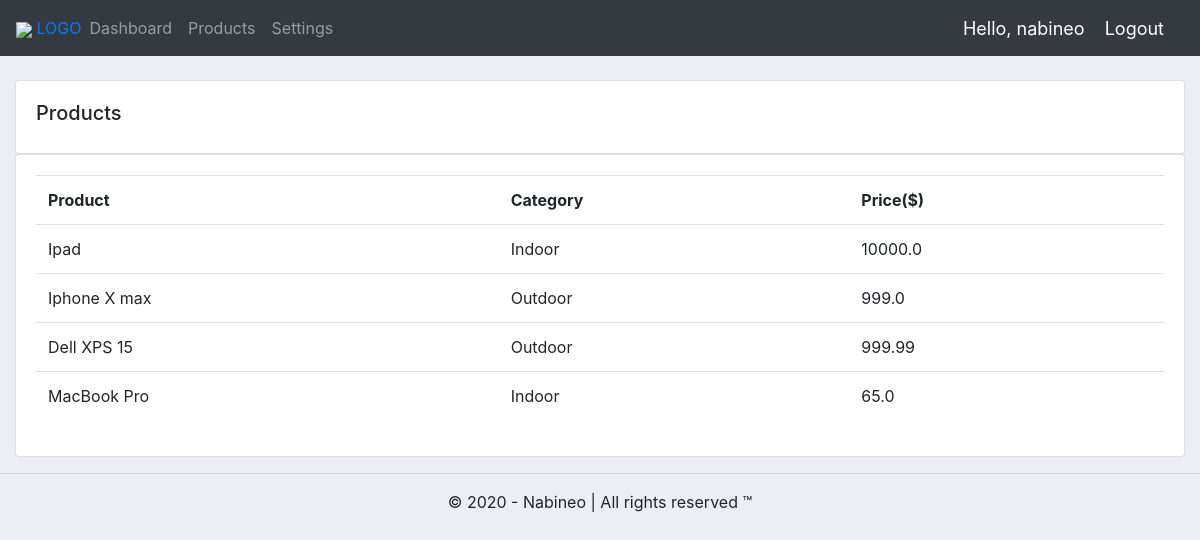
Screenshot of /products/ (signed in) with the database file from the repository.
### accounts/models.py (models this page shows, shortened)
class Product(models.Model):
    CATEGORY = (
        ('Indoor', 'Indoor'),
        ('Outdoor', 'Outdoor')
    )
    name = models.CharField(max_length=200, null=True)
    price = models.FloatField(null=True)
    category = models.CharField(max_length=200, null=True, choices=CATEGORY)
    description = models.CharField(max_length=200, null=True, blank=True)
    date_created = models.DateTimeField(auto_now_add=True, null=True)
    tags = models.ManyToManyField(Tag)

### accounts/decorators.py (the view)
        def wrapper_func(request, *args, **kwargs):
            group = None
            if request.user.groups.exists():
                group = request.user.groups.all()[0].name
            if group in allowed_roles:
                return view_func(request, *args, **kwargs)
            else:
                return HttpResponse("You are not authorized to view this page")

### accounts/views.py (called while the page is built)
@login_required(login_url='login')
@allowed_users(allowed_roles=['admin'])
def products(request):
    products = Product.objects.all()
    return render(request, 'accounts/products.html', {'products': products})

### accounts/templates/accounts/products.html (shortened to what this page needs)
{% extends 'accounts/index.html' %}
{% block content %}
<br>
<div class="row">
    <div class="col-md">
        <div class="card card-body">
            <h5>Products</h5>
        </div>
        <div class="card card-body">
            <table class="table">
                <tr>
                    <th>Product</th>
                    <th>Category</th>
                    <th>Price($)</th>
                </tr>
                {% for product in products %}
                <tr>
                    <td>{{ product.name }}</td>
                    <td>{{ product.category }}</td>
                    <td>{{ product.price }}</td>
                </tr>
                {% endfor %}
            </table>
        </div>
    </div>
</div>
{% endblock content %}

### accounts/templates/accounts/navbar.html (shortened to what this page needs)
{% load static %}
<nav class="navbar navbar-expand-lg navbar-dark bg-dark">
  <a href="/"><img src="{% static 'images/llogo.png' %}"> LOGO </a>
  <div class="collapse navbar-collapse" id="navbarNav">
    <ul class="navbar-nav">
      {% if request.user.is_staff %}
      <a class="nav-link" href="{% url 'home' %}">Dashboard</a>
      <li class="nav-item">
        <a class="nav-link" href="{% url 'products' %}">Products</a>
      </li>
      {% endif %}
      <li class="nav-item">
        <a class="nav-link" href="{% url 'account' %}">Settings</a>
      </li>
    </ul>
  </div>
  <span class="hello-msg">Hello, {{request.user}}</span>
  <span><a class="hello-msg" href="logout">Logout</a></span>
</nav>

### static/css/main.css (style rules this page uses)
body { background-color: #ebeff5; }

### accounts/templates/accounts/navbar.html (style rules this page uses)
.hello-msg { font-size: 18px; color: white; margin-right: 20px; }

### rows the page displays
Product: name "Ipad", category "Indoor", price "10000.0"
Product: name "Iphone X max", category "Outdoor", price "999.0"
Product: name "Dell XPS 15", category "Outdoor", price "999.99"
Product: name "MacBook Pro", category "Indoor", price "65.0"

### other values shown
{{ request.user }} "nabineo"
